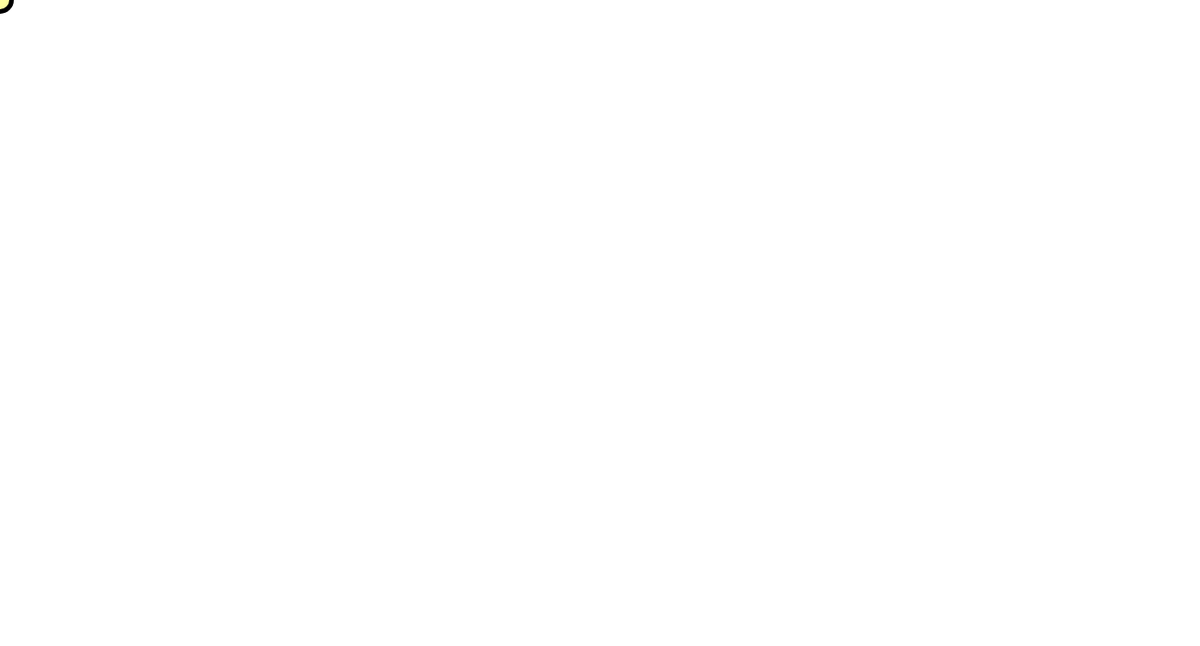
Frame 1 (no input)
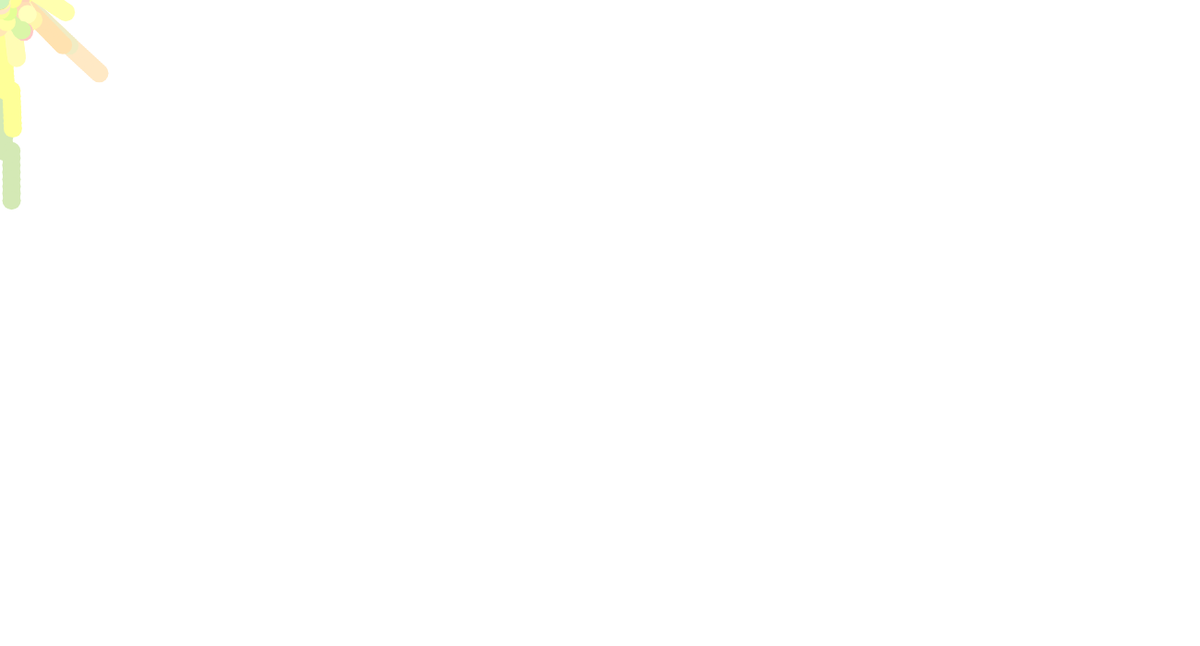
Frame 60 (no input)
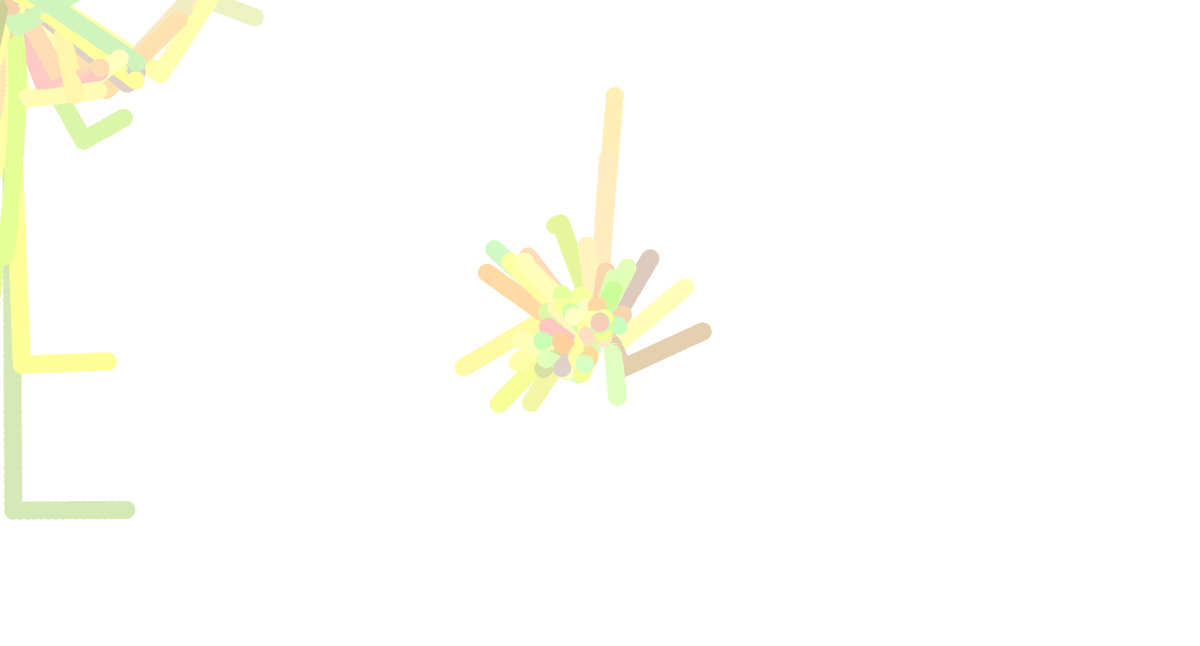
Frame 120 (the mouse pressed at the canvas centre since frame 60)

The p5.js sketch that drew these frames (run headless with seeded random() and noise() and a simulated clock; from frame 60 on, the mouse is pressed at the canvas centre):

// p5.js sketch
// ── sketch.js
//TO DO: Color Palette Tweaking, Click to Reset background/Particle System


let partSystem;
function setup() {
    createCanvas(1300, 700);
    partSystem = new particleSystem();
}

function draw() {
    noStroke();
    // put drawing code here
    background(0, 0, 0,.4); 
    partSystem.update();
    }

// ── Particle.js
class Particle {
    constructor(x, y,radius, r,g,b,lifetime) {
        this.pos = createVector(x, y);
        this.vel = createVector(0, 0);
        this.baseVel = createVector(0, 0);
        this.acc = createVector(0, 0);
        this.color = color(r, b, g);
        this.radius = radius;
        this.zigStart = 0;
        this.terminal = false;
        this.turn = 0;
        this.lifetime = lifetime;
        this.Destroy = false;
    }
    update() {
        this.lifetime--;
        this.pos.add(this.vel);
        this.vel.add(this.acc);

         if ((this.vel.x > 2 || this.vel.x <-2) && !this.terminal) {
             this.baseVel= this.vel;
             if (this.baseVel.x > 0 && this.baseVel.y>0) {
                 //Linear Transformation matrix: [0 1, -1 0]
                 let temp = this.vel.x;
                 this.vel.x = this.vel.y;
                 this.vel.y = -temp;
                 this.turn = 1;
             }
             else if (this.baseVel.x > 0 && this.baseVel.y < 0) {
                 //Linear Transformation matrix: [0 -1, 1 0]
                 let temp = this.vel.x;
                 this.vel.x = -this.vel.y;
                 this.vel.y = temp;
                 this.turn = 0;
             }
             else if (this.baseVel.x < 0 && this.baseVel.y < 0) {
                 //Linear Transformation matrix: [0 1, -1 0]
                 let temp = this.vel.x;
                 this.vel.x = this.vel.y;
                 this.vel.y = -temp;
                 this.turn = 1;
             }
             else {
                 //Linear Transformation matrix: [0 -1, 1 0]
                 let temp = this.vel.x;
                 this.vel.x = -this.vel.y;
                 this.vel.y = temp;
                 this.turn = 0;
             }
             this.terminal = true;
             this.zigStart = frameCount;
             this.acc.x = 0;
             this.acc.y = 0;
         }
         else if (frameCount - this.zigStart > 50) {
             if (this.turn == 1) {
                 let temp = this.vel.x;
                 this.vel.x = -this.vel.y;
                 this.vel.y = temp;
                 this.turn = 0;
                 //console.log(this.vel.x);
             }
             else {
                 let temp = this.vel.x;
                 this.vel.x = this.vel.y;
                 this.vel.y = -temp;
                 this.turn = 1;
                 //console.log(this.vel.x);
             }
             this.zigStart = frameCount;
        }
        if (this.lifetime <= 0) {
            this.destroy = true;
        }
    }
    show() {
        fill(this.color);
        ellipse(this.pos.x, this.pos.y, this.radius * 2);
    }

}

// ── particleSystem.js
class particleSystem {
    constructor() {
        this.position = createVector(mouseX, mouseY);
        this.lastParticle = 1;
        this.shotSpeed = 2;
        this.particles = [];
    }
    update() {
        this.position = createVector(mouseX, mouseY);
        //Set angle for a particle
        if (frameCount % 1 == 0) {
            let p = new Particle(this.position.x, this.position.y, 10, random(200, 300), random(150, 200), random(200, 300), random(200, 300));
            p.acc.x = cos(random(-90,90))/5;
            p.acc.y = sin(random(-90,90))/5;
            this.lastParticle *= -1;
            this.particles.push(p);
            
        }
        fill(0,0,0);
        ellipse(mouseX, mouseY, 30, 30);
        //Push the particle
        //circle where the mouse is at the center

        for (let particle of this.particles) {
            particle.show();
            particle.update();
        }
        for (let i = this.particles.length - 1; i >= 0; i--) {
            if (this.particles[i].destroy) {
                this.particles.splice(i, 1);
            }
        }
               
        

    }
}
